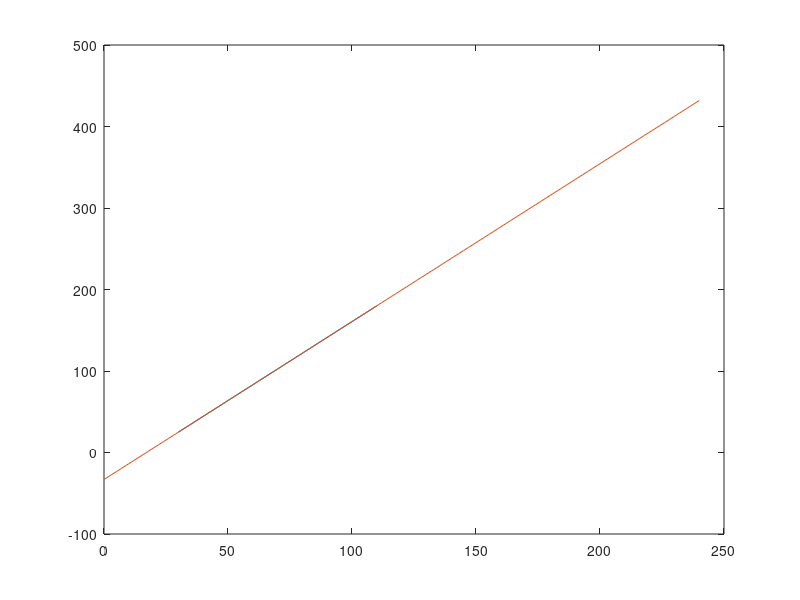

Reproduce this figure in MATLAB.
# Ligado
x = [30,110];
y = [25,180];

# Desligado
#x = [30,100];
#y = [25,100];

a = [0:240];

p = polyfit (x, y, 1);

b = polyval(p, a);

plot(x,y,a,b);
